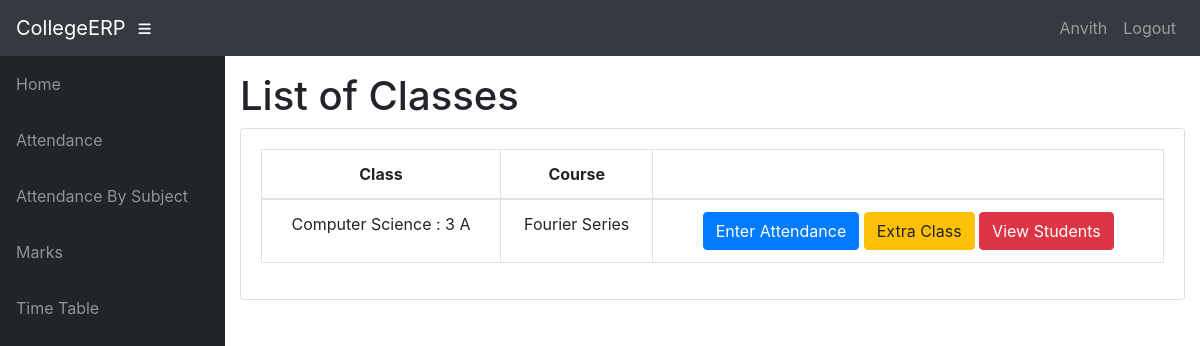
The app's page /info/teacher/MA02/1/Classes/ (signed in) with its own data.
### info/models.py (models this page shows, shortened)
class User(AbstractUser):
    @property
    def is_student(self):
        if hasattr(self, 'student'):
            return True
        return False

class Student(models.Model):
    user = models.OneToOneField(User, on_delete=models.CASCADE, null=True)
    class_id = models.ForeignKey(Class, on_delete=models.CASCADE, default=1)
    USN = models.CharField(primary_key='True', max_length=100)
    name = models.CharField(max_length=200)
    sex = models.CharField(max_length=50, choices=sex_choice, default='Male')
    DOB = models.DateField(default='1998-01-01')

class Assign(models.Model):
    class_id = models.ForeignKey(Class, on_delete=models.CASCADE)
    course = models.ForeignKey(Course, on_delete=models.CASCADE)
    teacher = models.ForeignKey(Teacher, on_delete=models.CASCADE)
    class Meta:
        unique_together = (('course', 'class_id', 'teacher'),)

class Class(models.Model):
    id = models.CharField(primary_key='True', max_length=100)
    dept = models.ForeignKey(Dept, on_delete=models.CASCADE)
    section = models.CharField(max_length=100)
    sem = models.IntegerField()
    class Meta:
        verbose_name_plural = 'classes'
    def __str__(self):
        d = Dept.objects.get(name=self.dept)
        return '%s : %d %s' % (d.name, self.sem, self.section)

class Dept(models.Model):
    id = models.CharField(primary_key='True', max_length=100)
    name = models.CharField(max_length=200)
    def __str__(self):
        return self.name

class Course(models.Model):
    dept = models.ForeignKey(Dept, on_delete=models.CASCADE)
    id = models.CharField(primary_key='True', max_length=50)
    name = models.CharField(max_length=50)
    shortname = models.CharField(max_length=50, default='X')
    def __str__(self):
        return self.name

### info/views.py (the view)
# urls.py: path('teacher/<slug:teacher_id>/<int:choice>/Classes/', views.t_clas, name='t_clas'),
@login_required
def t_clas(request, teacher_id, choice):
    teacher1 = get_object_or_404(Teacher, id=teacher_id)
    return render(request, 'info/t_clas.html', {'teacher1': teacher1, 'choice': choice})

### info/templates/info/t_clas.html
{% extends 'info/base.html' %}
{% block content %}
    <h1>List of Classes</h1>
    <div class="card mb-3">
            <div class="card-body">
              <div class="table-responsive">
                <table class="table table-bordered text-center" id="dataTable" width="100%" cellspacing="0">
                  <thead>
                    <tr>
                        <th>Class</th>
                        <th>Course</th>
                        <th></th>
                    </tr>
                  </thead>
                  <tbody>
                    {% for ass in teacher1.assign_set.all %}
                    <tr>
                        <td>{{ ass.class_id }}</td>
                        <td>{{ ass.course }}</td>
                        <td>
                            {% if choice == 1 %}
                                <a class="btn btn-primary" href="{% url 't_class_date' ass.id %}" role="button">Enter Attendance</a>
                                <a class="btn btn-warning" href="{% url 't_extra_class' ass.id %}">Extra Class</a>
                                <a class="btn btn-danger" href="{% url 't_student' ass.id %}">View Students</a>
                            {% elif choice == 2 %}
                                <a class="btn btn-primary" href="{% url 't_marks_list' ass.id %}" role="button">Enter Marks</a>
                                <a class="btn btn-danger" href="{% url 't_student_marks' ass.id %}">View Students</a>
                            {% elif choice == 3 %}
                                <a class="btn btn-danger" href="{% url 't_report' ass.id %}">Generate reports</a>
                            {% endif %}
                        </td>
                    </tr>
                    {% empty %}
                            <p>teacher has no courses</p>
                    {% endfor %}
                  </tbody>
                </table>
              </div>
    </div>
{% endblock %}

### info/templates/info/base.html (shortened to what this page needs)
<!DOCTYPE html>
<html lang="en">
  <head>
      {% load static %}
    <link href="{% static '/info/bootstrap/vendor/bootstrap/css/bootstrap.min.css' %}" rel="stylesheet">
    <link href="{% static '/info/bootstrap/vendor/fontawesome-free/css/all.min.css' %}" rel="stylesheet" type="text/css">
    <link href="{% static '/info/bootstrap/vendor/datatables/dataTables.bootstrap4.css' %}" rel="stylesheet">
    <link href="{% static '/info/bootstrap/css/sb-admin.css' %}" rel="stylesheet">
  </head>
  <body id="page-top">
    <nav class="navbar navbar-expand navbar-dark bg-dark static-top">
      <a class="navbar-brand mr-1" href="{% url 'index' %}">CollegeERP</a>
      <button class="btn btn-link btn-sm text-white order-1 order-sm-0" id="sidebarToggle" href="#">
        <i class="fas fa-bars"></i>
      </button>
        <div class="collapse navbar-collapse" id="navbarResponsive">
          <ul class="navbar-nav ml-auto">
            <li class="nav-item">
                {% if request.user.is_student %}
                    <a class="nav-link text-capitalize">{{ request.user.student.name }}</a>
                {% elif request.user.is_teacher %}
                    <a class="nav-link text-capitalize">{{ request.user.teacher.name }}</a>
                {% endif %}
            </li>
            <li class="nav-item">
                <a class="nav-link" href="#" data-toggle="modal" data-target="#logoutModal">Logout</a>
            </li>
          </ul>
        </div>
    </nav>
    <div id="wrapper">
      <ul class="sidebar navbar-nav">
            <li class="nav-item">
              <a class="nav-link" href="{% url 'index' %}">
                <span>Home</span>
              </a>
            </li>
        {% if request.user.is_student %}
            <li class="nav-item">
              <a class="nav-link" href="{% url 'attendance' request.user.student.USN %}">
                <span>Attendance</span>
              </a>
            </li>
            <li class="nav-item">
              <a class="nav-link" href="{% url 'attendance' request.user.student.USN %}">
                <span>Attendance By Subject</span>
              </a>
            </li>
            <li class="nav-item">
              <a class="nav-link" href="{% url 'marks_list' request.user.student.USN %}">
                <span>Marks</span>
              </a>
            </li>
              <li class="nav-item">
              <a class="nav-link" href="{% url 'timetable' request.user.student.class_id_id %}">
                <span>Time Table</span>
              </a>
            </li>
        {% endif %}
      </ul>
      <div id="content-wrapper">
        <div class="container-fluid">
            {% block content %}
            {% endblock %}
        </div>
      </div>
    </div>
  </body>
</html>

### records on screen
User: user.student.name "Anvith"
Assign: class_id "Computer Science : 3 A", course "Fourier Series"
